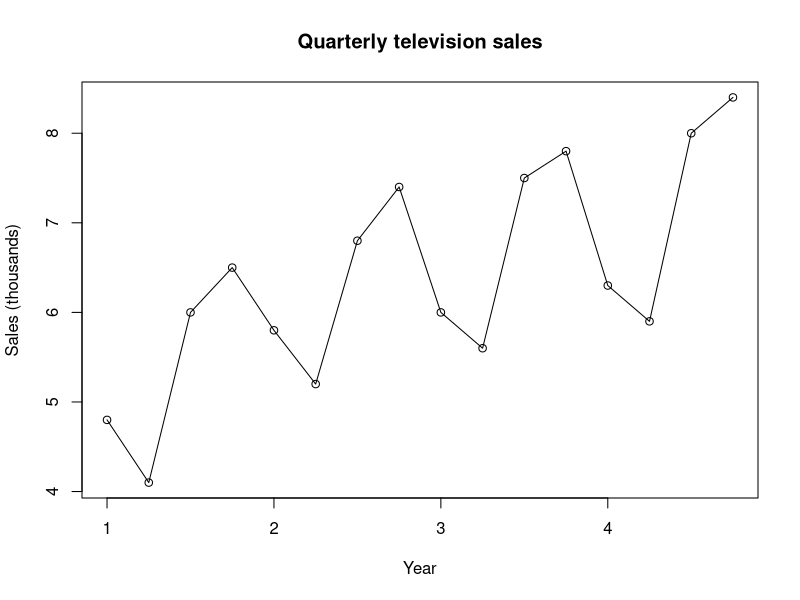
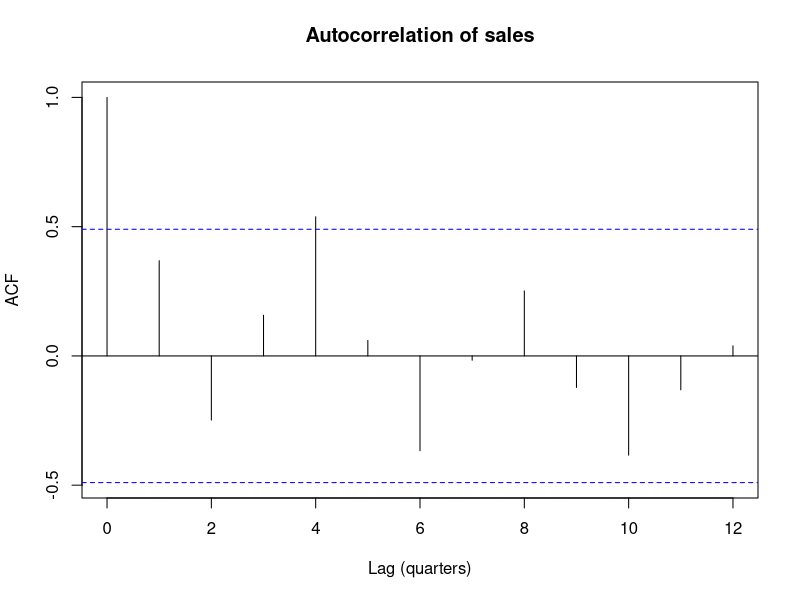
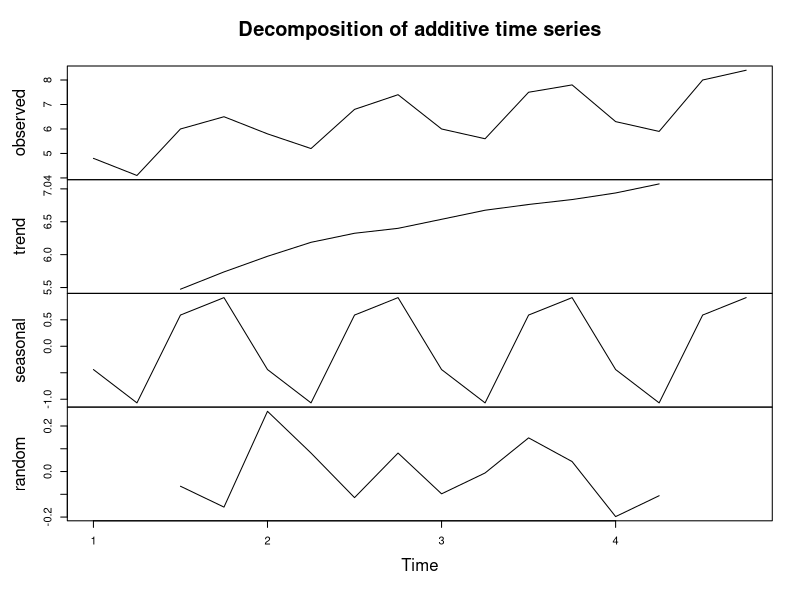
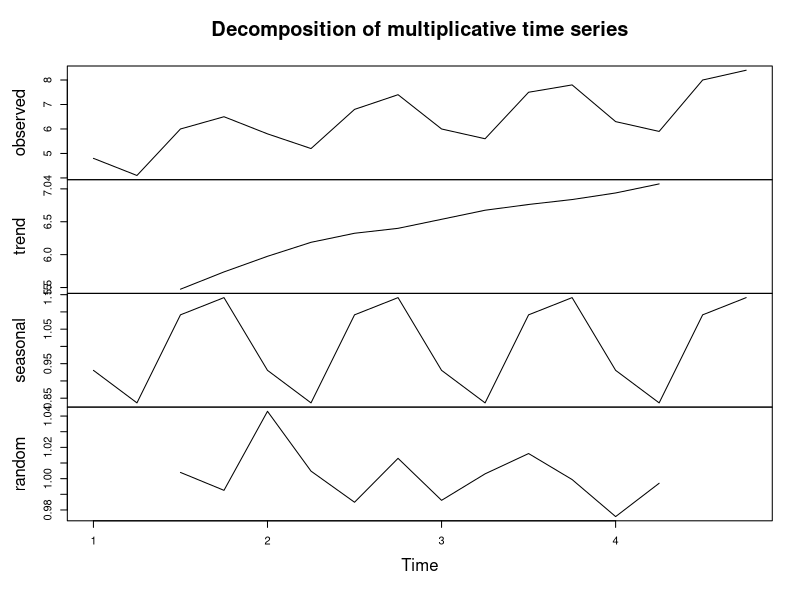
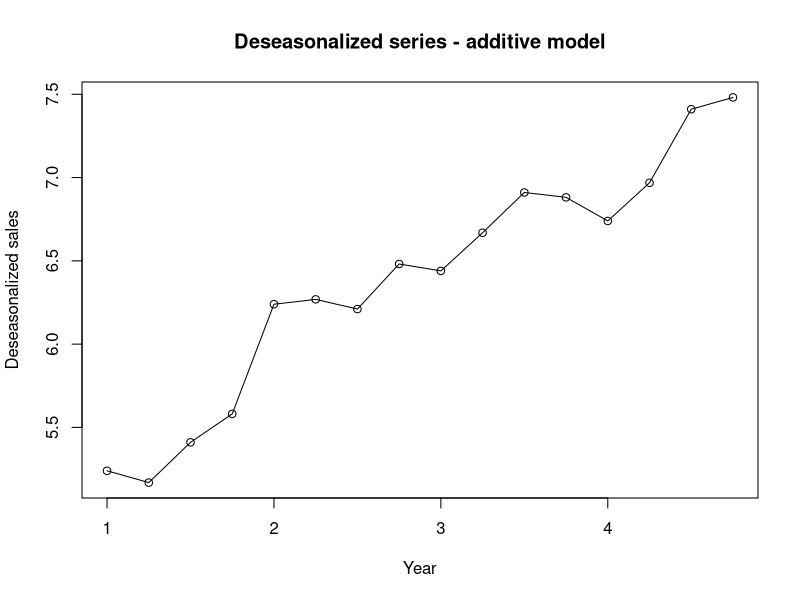
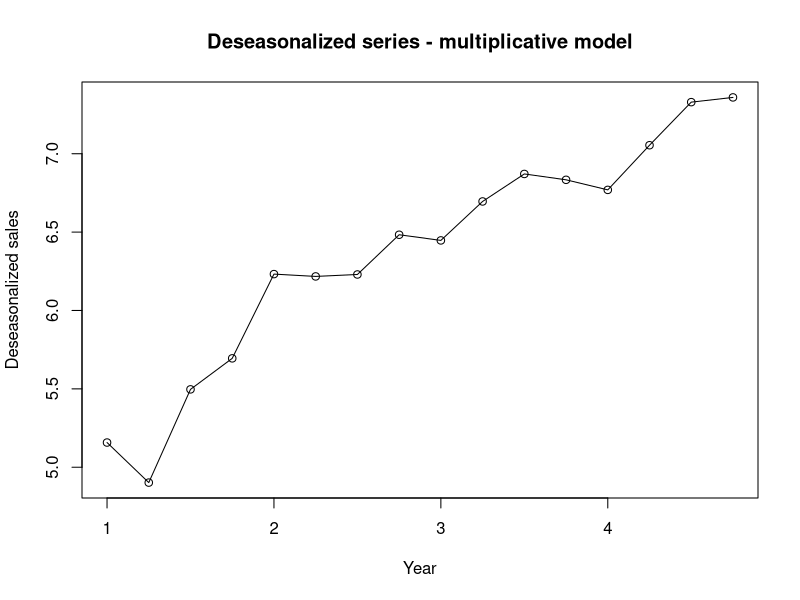
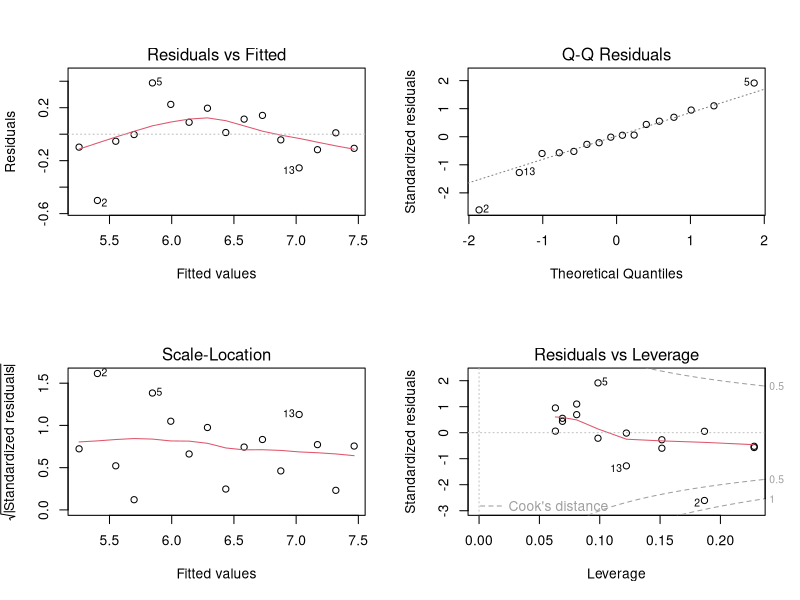
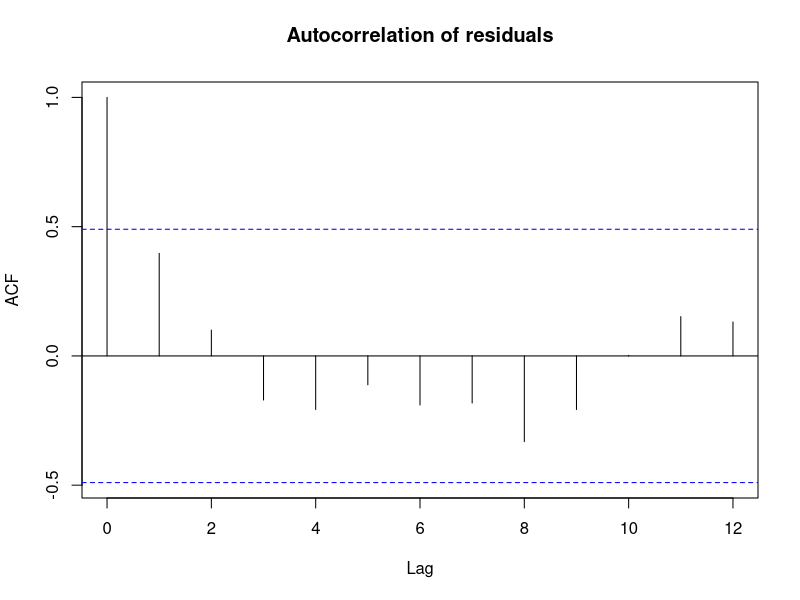

Write the R code that produced these figures, in order.
## ---- chunk 1
knitr::opts_chunk$set(echo = TRUE)
## ---- chunk 2
ventas <- c(4.8, 4.1, 6.0, 6.5,
            5.8, 5.2, 6.8, 7.4,
            6.0, 5.6, 7.5, 7.8,
            6.3, 5.9, 8.0, 8.4)

tiempo <- 1:16
ventas_ts <- ts(ventas, start = c(1, 1), frequency = 4)

ventas_ts
## ---- chunk 3
plot(ventas_ts,
     type = "o",
     xlab = "Year",
     ylab = "Sales (thousands)",
     main = "Quarterly television sales")
## ---- chunk 4
acf(as.numeric(ventas_ts),
    lag.max = 12,
    xlab = "Lag (quarters)",
    main = "Autocorrelation of sales")
## ---- chunk 5
descomp_add <- decompose(ventas_ts, type = "additive")
descomp_mult <- decompose(ventas_ts, type = "multiplicative")

plot(descomp_add)
plot(descomp_mult)
## ---- chunk 6
indice_add <- tapply(descomp_add$seasonal,
                     cycle(ventas_ts),
                     mean,
                     na.rm = TRUE)

indice_mult <- tapply(descomp_mult$seasonal,
                      cycle(ventas_ts),
                      mean,
                      na.rm = TRUE)

indices <- data.frame(
  Quarter = 1:4,
  Additive = as.numeric(indice_add),
  Multiplicative = as.numeric(indice_mult)
)

round(indices, 4)
## ---- chunk 7
estacional_add <- indice_add[cycle(ventas_ts)]
estacional_mult <- indice_mult[cycle(ventas_ts)]

ventas_des_add <- ventas_ts - estacional_add
ventas_des_mult <- ventas_ts / estacional_mult

plot(ventas_des_add,
     type = "o",
     xlab = "Year",
     ylab = "Deseasonalized sales",
     main = "Deseasonalized series - additive model")

plot(ventas_des_mult,
     type = "o",
     xlab = "Year",
     ylab = "Deseasonalized sales",
     main = "Deseasonalized series - multiplicative model")
## ---- chunk 8
modelo_lineal_add <- lm(as.numeric(ventas_des_add) ~ tiempo)
modelo_lineal_mult <- lm(as.numeric(ventas_des_mult) ~ tiempo)

summary(modelo_lineal_mult)
## ---- chunk 9
par(mfrow = c(2, 2))
plot(modelo_lineal_mult)
par(mfrow = c(1, 1))

shapiro.test(residuals(modelo_lineal_mult))
acf(residuals(modelo_lineal_mult),
    main = "Autocorrelation of residuals")
## ---- chunk 10
tiempo2 <- tiempo^2

modelo_cuad_mult <- lm(as.numeric(ventas_des_mult) ~ tiempo + tiempo2)
summary(modelo_cuad_mult)
## ---- chunk 11
pred_add_lin <- fitted(modelo_lineal_add) + estacional_add
pred_mult_lin <- fitted(modelo_lineal_mult) * estacional_mult
pred_mult_cuad <- fitted(modelo_cuad_mult) * estacional_mult

metricas <- function(real, pred) {
  c(
    MSE = mean((real - pred)^2, na.rm = TRUE),
    MAPE = mean(abs((real - pred) / real), na.rm = TRUE) * 100
  )
}

comparacion <- rbind(
  "Additive linear" = metricas(ventas, pred_add_lin),
  "Multiplicative linear" = metricas(ventas, pred_mult_lin),
  "Multiplicative quadratic" = metricas(ventas, pred_mult_cuad)
)

round(comparacion, 4)
## ---- chunk 12
mejor_MSE <- rownames(comparacion)[which.min(comparacion[, "MSE"])]
mejor_MAPE <- rownames(comparacion)[which.min(comparacion[, "MAPE"])]

cat("Lowest MSE:", mejor_MSE, "\n")
cat("Lowest MAPE:", mejor_MAPE, "\n")
## ---- chunk 13
futuro <- data.frame(
  tiempo = 17:20,
  tiempo2 = (17:20)^2
)

est_add_fut <- as.numeric(indice_add[1:4])
est_mult_fut <- as.numeric(indice_mult[1:4])

pron_add_lin <- predict(modelo_lineal_add, newdata = futuro) + est_add_fut
pron_mult_lin <- predict(modelo_lineal_mult, newdata = futuro) * est_mult_fut
pron_mult_cuad <- predict(modelo_cuad_mult, newdata = futuro) * est_mult_fut

pronosticos <- data.frame(
  Year = rep(5, 4),
  Quarter = 1:4,
  Additive_linear = pron_add_lin,
  Multiplicative_linear = pron_mult_lin,
  Multiplicative_quadratic = pron_mult_cuad
)

round(pronosticos, 3)
## ---- chunk 14
tiempo_total <- 1:20
ventas_total <- c(ventas, rep(NA, 4))

serie_add_lin <- c(pred_add_lin, pron_add_lin)
serie_mult_lin <- c(pred_mult_lin, pron_mult_lin)
serie_mult_cuad <- c(pred_mult_cuad, pron_mult_cuad)

plot(tiempo_total, ventas_total,
     type = "o",
     pch = 16,
     xlab = "Quarter",
     ylab = "Sales (thousands)",
     main = "Original data and forecasts",
     ylim = range(c(ventas, serie_add_lin,
                    serie_mult_lin, serie_mult_cuad)))

lines(tiempo_total, serie_add_lin, lty = 2)
lines(tiempo_total, serie_mult_lin, lty = 3)
lines(tiempo_total, serie_mult_cuad, lty = 4, lwd = 2)
abline(v = 16.5, lty = 2)

legend("topleft",
       legend = c("Original data",
                  "Additive linear",
                  "Multiplicative linear",
                  "Multiplicative quadratic"),
       lty = c(1, 2, 3, 4),
       pch = c(16, NA, NA, NA),
       bty = "n")
